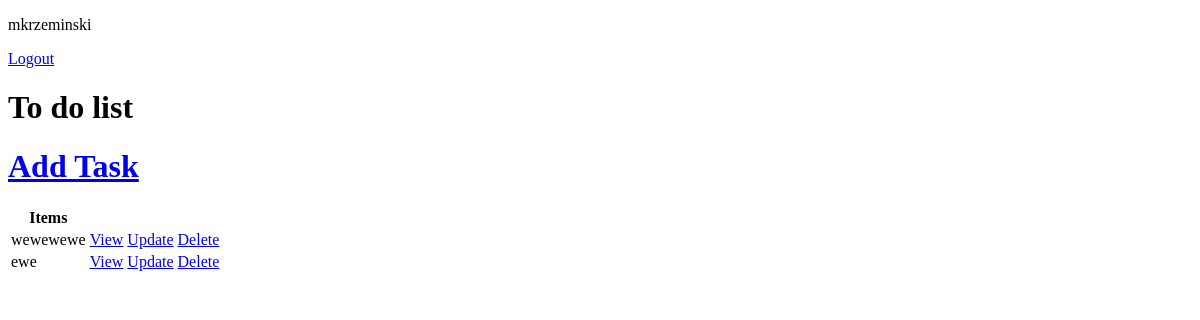
The app's page / (signed in), older data.
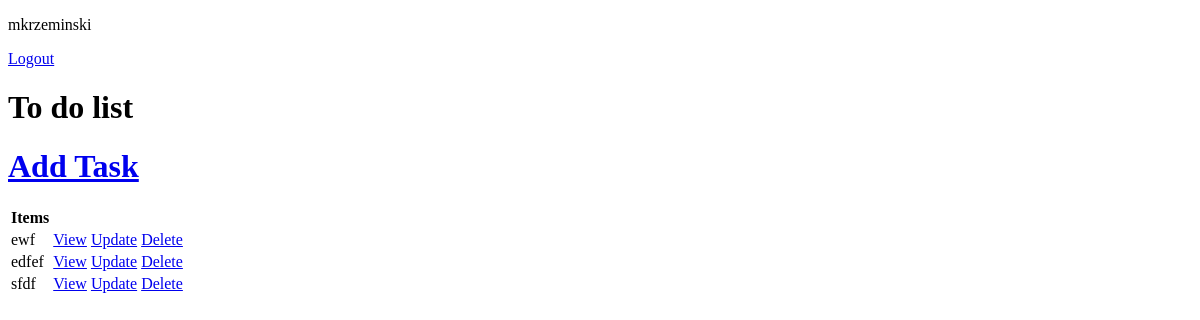
The same page, newer data.
### todo_list/models.py (models this page shows, shortened)
class Task(models.Model):
    user = models.ForeignKey(
        User, on_delete=models.CASCADE, null=True, blank=True
    )
    title = models.CharField(max_length=200, null=True, blank=True)
    description = models.TextField(null=True, blank=True)
    complete = models.BooleanField(default=False)
    created = models.DateTimeField(auto_now_add=True)
    class Meta:
        ordering = ["complete"]

### todo_list/views.py (the view)
# urls.py: path("", TaskList.as_view(), name="tasks"),
class TaskList(LoginRequiredMixin, ListView):
    model = Task
    context_object_name = "tasks"

### todo_list/templates/todo_list/task_list.html (shortened to what this page needs)
<!DOCTYPE html>
<html lang="en">
<head>
</head>
<body>
    {% if request.user.is_authenticated %}
    <p>{{ request.user }}</p>
    <a href="{% url 'logout' %}"> Logout</a>
    {% else %}
    <a href="{% url 'login' %}"> Login</a>
    {% endif %}
    <h1>To do list</h1>
    <h1><a href="{% url 'task-create' %}">Add Task</a></h1>
    <table>
        <tr>
            <th>Items</th>
            <th></th>
            <th></th>
            <th></th>
        </tr>
        {% for task in tasks %}
        <tr>
            <td>{{ task.title }}</td>
            <td><a href="{% url 'task' task.id %}">View</a></td>
            <td><a href="{% url 'task-update' task.id %}">Update</a></td>
            <td><a href="{% url 'task-delete' task.id %}">Delete</a></td>
        </tr>
        {% empty %}
        <h3>No items list</h3>
        {% endfor %}
    </table>
</body>
</html>

Row changes from the older to the newer data that the page shows:
removed Task: title "wewewewe"
removed Task: title "ewe"
added Task: title "ewf"
added Task: title "edfef"
added Task: title "sfdf"
